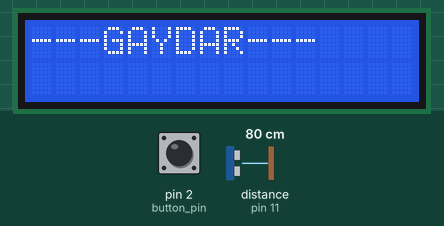
A sketch run on a simulated Arduino Uno, built with avr-gcc and run on an emulated ATmega328P. On the bench: 16×2 character LCD. Wiring (inferred from the names in the program): ultrasonic range finder: trigger pin 10; echo pin 11. The inputs (shaded band) are chosen by the test bench; at power-on: distance to the obstacle (sensor on pin 11) 80 cm, pin 2 (button_pin) HIGH. The echo pulse lasts 58.3 µs per cm.

Above: at 1.2 s.
1.3 s: distance to the obstacle (sensor on pin 11) set to 2 cm
At 2.4 s:
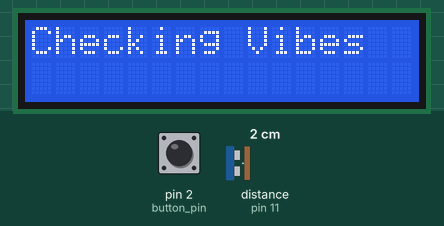
At 7.1 s:
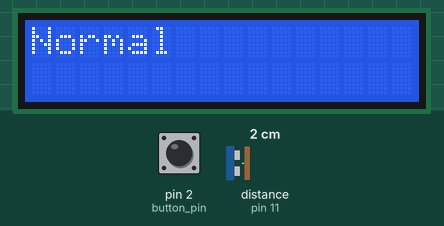
7.3 s: distance to the obstacle (sensor on pin 11) set to 18 cm
10.3 s: distance to the obstacle (sensor on pin 11) set to 299 cm
13.3 s: distance to the obstacle (sensor on pin 11) set to 17 cm
14.8 s: distance to the obstacle (sensor on pin 11) set to 14 cm
Timing chart, 0 to 17.3 s (numbered marks = the images above; inputs shaded):
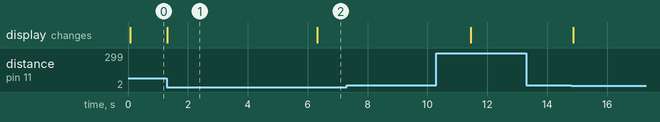

The sketch:

Gardar.ino
```cpp
#include <LiquidCrystal.h>

LiquidCrystal lcd(13, 12, 7, 6, 5, 4);

// Defines Tirg and Echo pins of the Ultrasonic Sensor
const int trig_pin = 10;
const int echo_pin = 11;
const int button_pin = 2;

// Variables for the duration and the distance
long duration;
int  distance;

bool show_distance    = true;  // Track what to display
bool last_button_state = HIGH;   // For edge detection

void setup()
{
  lcd.begin(16, 2);
  lcd.setCursor(0, 0);    // Column 0, Row 0
  pinMode(trig_pin, OUTPUT); // Sets the trig_pin as an Output
  pinMode(echo_pin, INPUT); // Sets the echo_pin as an Input
  pinMode(button_pin, INPUT_PULLUP); // Use internal pull-up
  Serial.begin(9600);
}

void loop()
{
  bool button_state = digitalRead(button_pin);
  distance = calculateDistance();

  if (distance < 15)
  {
    if (button_state == LOW)
    {
      // Button is pressed → show Hello World
      lcd.setCursor(0, 0);
      processing();
      lcd.print("Gay"); // Extra spaces to clear old text
      delay(5000); // Small delay for readability
      lcd.setCursor(0, 1);
      lcd.print("                "); // Clear second row
    }
    else
    {
      lcd.setCursor(0, 0);
      processing();
      lcd.print("Normal"); // Extra spaces to clear old text
      delay(5000); // Small delay for readability
      lcd.setCursor(0, 1);
      lcd.print("                "); // Clear second row
    }
  }
  else
  {
    lcd.setCursor(0,0);
    lcd.print("                "); // overwrite row
    lcd.setCursor(0,1);
    lcd.print("                "); // overwrite row
    lcd.setCursor(0, 0);
    lcd.print("---GAYDAR---"); // Extra spaces to clear old text
    lcd.setCursor(0, 1);
    lcd.print("                "); // Clear second row
  }

  delay(100); // Small delay for readability
}

// Function for calculating the distance measured by the Ultrasonic sensor
int calculateDistance()
{
  digitalWrite(trig_pin, LOW);
  delayMicroseconds(2);

  // Sets the trig_pin on HIGH state for 10 micro seconds
  digitalWrite(trig_pin, HIGH);
  delayMicroseconds(10);
  digitalWrite(trig_pin, LOW);

  // Reads the echo_pin, returns the sound wave travel time in microseconds
  duration = pulseIn(echo_pin, HIGH);

  // Calculate distance in cm (speed of sound = 0.034 cm/µs, divide by 2 for round trip)
  distance = duration * 0.034 / 2;

  return distance;
}

void processing()
{
  lcd.setCursor(0,0);
  lcd.print("                "); // overwrite row
  lcd.setCursor(0,1);
  lcd.print("                "); // overwrite row
  lcd.setCursor(0,0);
  lcd.print("Checking Vibes"); // Extra spaces to clear old text
  delay(5000); // Small delay for readability
  lcd.setCursor(0,0);
  lcd.print("                "); // overwrite row
  lcd.setCursor(0,1);
  lcd.print("                "); // overwrite row
  lcd.setCursor(0,0);

  return;
}
```

Measured:
- after the input at 1.3 s, the display: changes at once (image 1)
- after the input at 7.3 s, every drawn part: stays the same
- after the input at 13.3 s, every drawn part: stays the same
- what the display in image 1 shows lasts 5.0 s, from 1.3 s to 6.3 s
